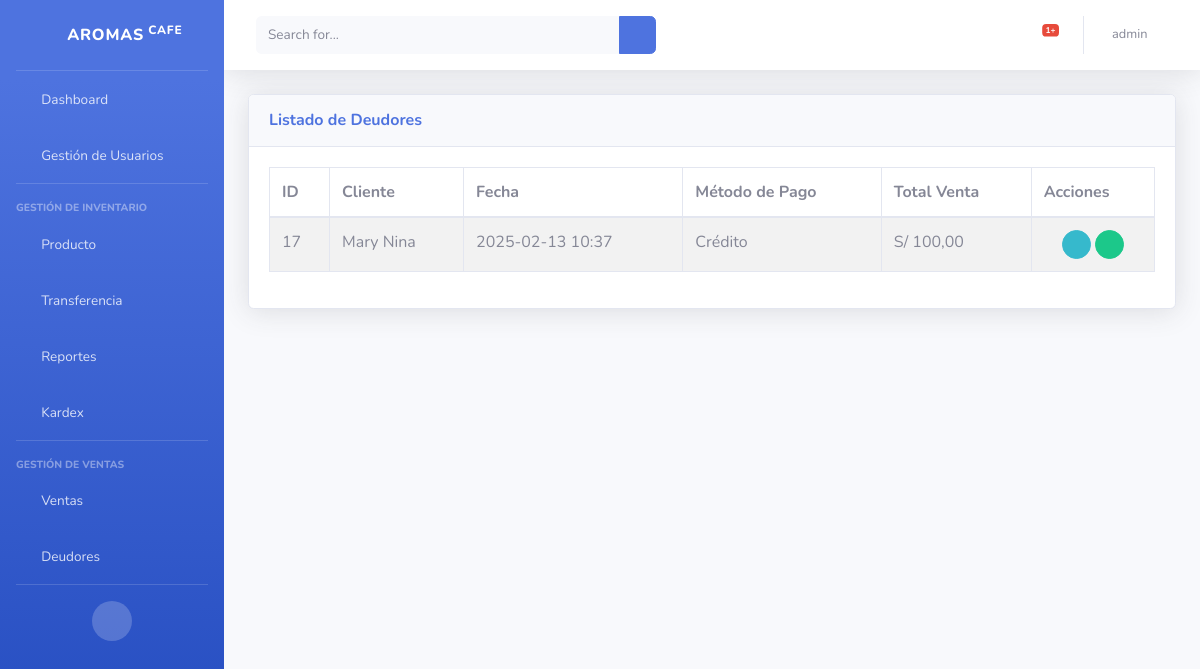
The app's page /deudores/ (signed in) with its own data.
### menu/models.py (models this page shows, shortened)
class Venta(models.Model):
    METODO_PAGO_CHOICES = [
        ('EF', 'Efectivo'),
        ('YP', 'Yape'),
        ('CR', 'Crédito'),
    ]
    sede = models.ForeignKey(Sede, on_delete=models.CASCADE, related_name="ventas")
    fecha = models.DateTimeField(auto_now_add=True)
    metodo_pago = models.CharField(max_length=2, choices=METODO_PAGO_CHOICES, default='EF')
    total = models.DecimalField(max_digits=10, decimal_places=2, default=0.00)
    cliente = models.ForeignKey(Cliente, on_delete=models.SET_NULL, null=True, blank=True, related_name="ventas")  # Cliente opcional
    cancelada = models.BooleanField(default=False)  # Campo para ventas canceladas

class Cliente(models.Model):
    nombre = models.CharField(max_length=150)
    telefono = models.CharField(max_length=15, blank=True, null=True)  # Teléfono opcional

### menu/views.py (the view)
# urls.py: path('deudores/', lista_deudores, name='deudores'),
def lista_deudores(request):
    ventas = Venta.objects.filter(cancelada=False)
    return render(request, "deudores.html", {"ventas": ventas})

### menu/templates/deudores.html (shortened to what this page needs)
{% extends "index.html" %}
{% block content %}
{% load static %}
<div class="card shadow mb-4">
    <div class="card-header py-3">
        <h6 class="m-0 font-weight-bold text-primary">Listado de Deudores</h6>
    </div>
    <div class="card-body">
        <div class="table-responsive">
            <table id="deudores-table" class="table table-striped table-bordered" style="width:100%">
                <thead>
                    <tr>
                        <th>ID</th>
                        <th>Cliente</th>
                        <th>Fecha</th>
                        <th>Método de Pago</th>
                        <th>Total Venta</th>
                        <th>Acciones</th>
                    </tr>
                </thead>
                <tbody>
                    {% for venta in ventas %}
                        <tr>
                            <td>{{ venta.id }}</td>
                            <td>
                                {% if venta.cliente %}
                                    {{ venta.cliente.nombre }}
                                {% else %}
                                    -
                                {% endif %}
                            </td>
                            <td>{{ venta.fecha|date:"Y-m-d H:i" }}</td>
                            <td>{{ venta.get_metodo_pago_display }}</td>
                            <td>S/ {{ venta.total }}</td>
                            <td class="text-center">
                                <button class="btn btn-info btn-circle btn-sm" onclick="verDetalles({{ venta.id }})">
                                    <i class="fas fa-eye"></i>
                                </button>
                                <button class="btn btn-success btn-circle btn-sm" onclick="confirmarPago({{ venta.id }})">
                                    <i class="fas fa-check"></i>
                                </button>
                            </td>
                        </tr>
                    {% endfor %}
                </tbody>
            </table>
        </div>
    </div>
</div>
<link rel="stylesheet" href="https://cdn.datatables.net/1.13.4/css/jquery.dataTables.min.css">
<link rel="stylesheet" href="https://cdn.datatables.net/responsive/2.4.0/css/responsive.dataTables.min.css">
{% endblock %}

### menu/templates/header.html (shortened to what this page needs)
<nav class="navbar navbar-expand navbar-light bg-white topbar mb-4 static-top shadow">
    <form
        class="d-none d-sm-inline-block form-inline mr-auto ml-md-3 my-2 my-md-0 mw-100 navbar-search">
        <div class="input-group">
            <input type="text" class="form-control bg-light border-0 small" placeholder="Search for..."
                aria-label="Search" aria-describedby="basic-addon2">
            <div class="input-group-append">
                <button class="btn btn-primary" type="button">
                    <i class="fas fa-search fa-sm"></i>
                </button>
            </div>
        </div>
    </form>
    <ul class="navbar-nav ml-auto">
        <li class="nav-item dropdown no-arrow mx-1">
            <a class="nav-link dropdown-toggle" href="#" id="alertsDropdown" role="button"
                data-toggle="dropdown" aria-haspopup="true" aria-expanded="false">
                <i class="fas fa-bell fa-fw"></i>
                <span class="badge badge-danger badge-counter">1+</span>
            </a>
        </li>
        <li class="nav-item dropdown no-arrow">
            <a class="nav-link dropdown-toggle" href="#" id="userDropdown" role="button"
                data-toggle="dropdown" aria-haspopup="true" aria-expanded="false">
                <span class="mr-2 d-none d-lg-inline text-gray-600 small">{{ user.username }}</span>
    <i class="fas fa-user-circle fa-lg text-gray-600"></i>
            </a>
        </li>
    </ul>
</nav>

### records on screen
Venta: id "17", cliente.nombre "Mary Nina", fecha "2025-02-13 10:37", metodo_pago "Crédito", total "100,00"

### other values on screen
{{ user.username }} "admin"
